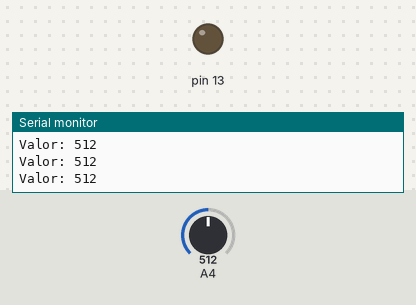
Bench run of a sketch on a simulated Arduino Uno, built with avr-gcc and run on an emulated ATmega328P. On the bench: output pins drawn as LEDs (lit = HIGH), the last lines printed to the serial monitor. The inputs (shaded band) are chosen by the test bench; at power-on: A4 = 512.

Above: at 1.2 s.
1.3 s: A4 set to 208
2.8 s: A4 set to 188
At 3.5 s:
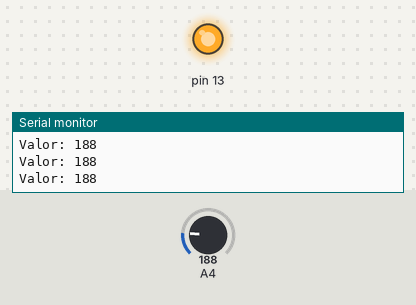
4.3 s: A4 set to 210
At 5.5 s:
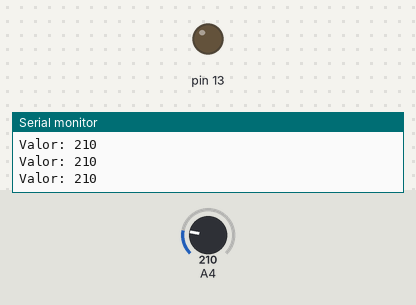
5.8 s: A4 set to 190
At 7.2 s:
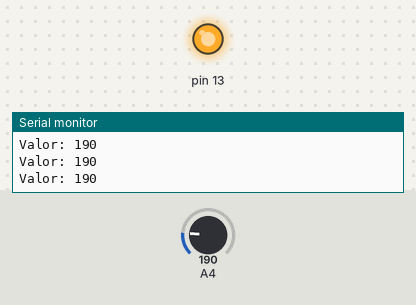
Timing chart, 0 to 8.8 s (numbered marks = the images above; inputs shaded):
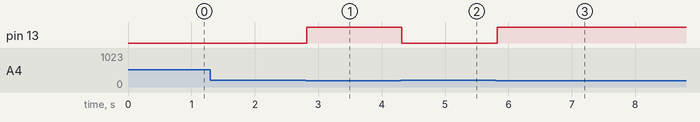

Measured:
- the behaviour switches between 200 and 199 on A4 (found by bisection; images 0 and 1)
- after the input at 2.8 s, pin 13: LOW → HIGH at once
- after the input at 4.3 s, pin 13: HIGH → LOW at once
- after the input at 5.8 s, pin 13: LOW → HIGH at once

The sketch:

EjemploSensorLuz.ino
```cpp
void setup() {
  // No hace falta declarar las lecturas analógicas
  Serial.begin(9600);
  pinMode(13, OUTPUT);
}

void loop() {
  // Leer lectura analógica
  int lightValue = analogRead(A4);
  Serial.println("Valor: " + String(lightValue));

  if (lightValue < 200) {
    digitalWrite(13, HIGH);
  } else {
    digitalWrite(13, LOW);
  }
}
```
